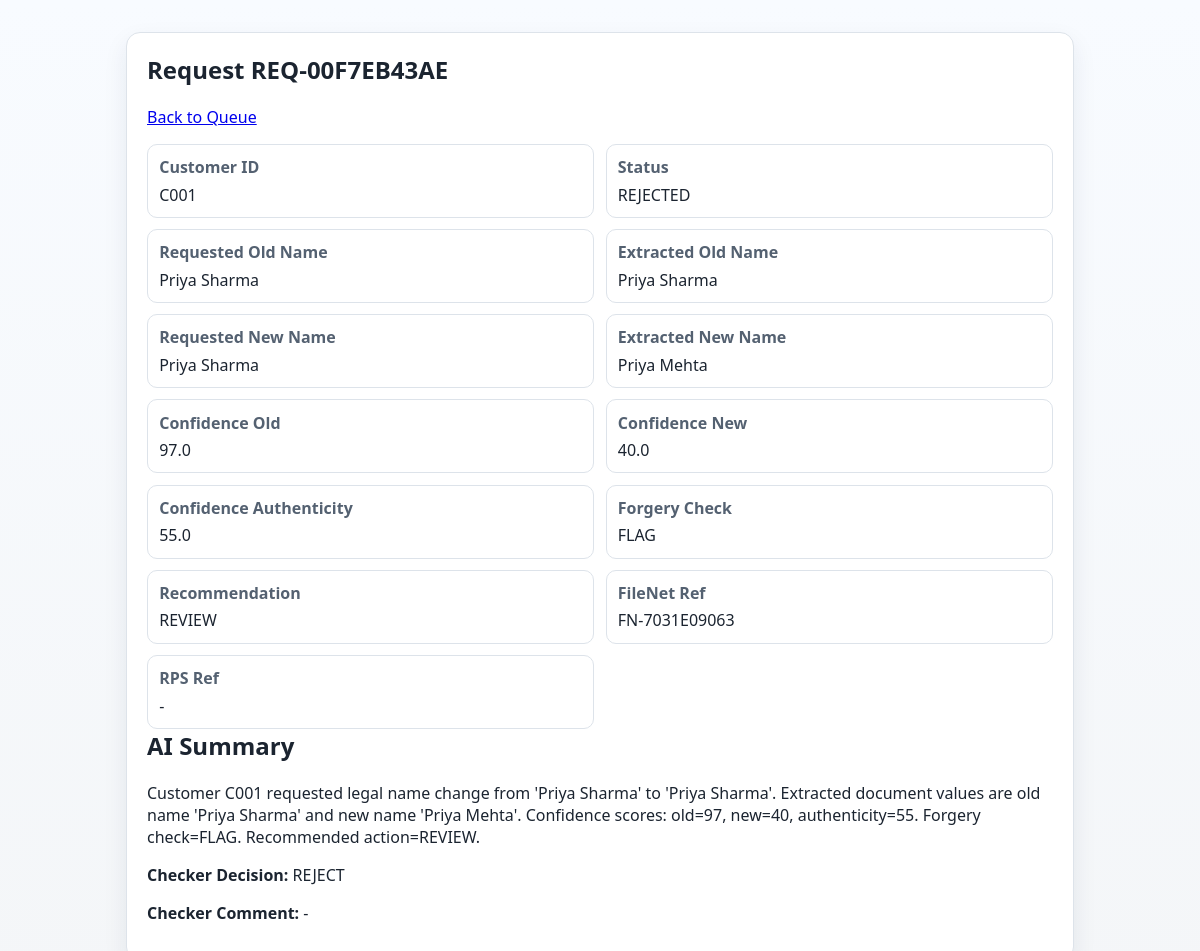
Page /checker/REQ-00F7EB43AE on the committed database.
### app/core/models.py (models this page shows)
class PendingRequest(Base):
    __tablename__ = "pending_requests"
    id = Column(Integer, primary_key=True, index=True)
    request_id = Column(String(32), unique=True, index=True, nullable=False)
    correlation_id = Column(String(32), index=True, nullable=False)
    customer_id = Column(String(64), nullable=False)
    change_type = Column(String(32), default="LEGAL_NAME_CHANGE", nullable=False)
    old_name_requested = Column(String(256), nullable=False)
    new_name_requested = Column(String(256), nullable=False)
    old_name_extracted = Column(String(256), nullable=True)
    new_name_extracted = Column(String(256), nullable=True)
    confidence_old_name = Column(Float, nullable=True)
    confidence_new_name = Column(Float, nullable=True)
    confidence_authenticity = Column(Float, nullable=True)
    forgery_check = Column(String(16), nullable=True)
    recommended_action = Column(String(16), nullable=True)
    ai_summary = Column(Text, nullable=True)
    overall_status = Column(String(64), nullable=False)
    filenet_reference_id = Column(String(64), nullable=True)
    checker_decision = Column(String(16), nullable=True)
    checker_comment = Column(Text, nullable=True)
    rps_write_reference = Column(String(64), nullable=True)
    created_at = Column(DateTime(timezone=True), server_default=func.now(), nullable=False)
    updated_at = Column(
        DateTime(timezone=True), server_default=func.now(), onupdate=func.now(), nullable=False
    )

### app/main.py (the view)
@app.get("/checker/{request_id}")
def checker_detail(request_id: str, request: Request, db: Session = Depends(get_db)):
    record = db.query(PendingRequest).filter(PendingRequest.request_id == request_id).first()
    if not record:
        raise HTTPException(status_code=404, detail="Request not found")
    return templates.TemplateResponse(
        "checker_detail.html",
        {
            "request": request,
            "record": record,
        },
    )

### app/templates/checker_detail.html (shortened to what this page needs)
<!doctype html>
<html lang="en">
<head>
  <link rel="stylesheet" href="/static/styles.css" />
</head>
<body>
  <main class="container">
    <section class="panel">
      <h1>Request {{ record.request_id }}</h1>
      <p><a href="/checker">Back to Queue</a></p>
      <div class="card-grid">
        <div class="card"><strong>Customer ID</strong><span>{{ record.customer_id }}</span></div>
        <div class="card"><strong>Status</strong><span>{{ record.overall_status }}</span></div>
        <div class="card"><strong>Requested Old Name</strong><span>{{ record.old_name_requested }}</span></div>
        <div class="card"><strong>Extracted Old Name</strong><span>{{ record.old_name_extracted }}</span></div>
        <div class="card"><strong>Requested New Name</strong><span>{{ record.new_name_requested }}</span></div>
        <div class="card"><strong>Extracted New Name</strong><span>{{ record.new_name_extracted }}</span></div>
        <div class="card"><strong>Confidence Old</strong><span>{{ record.confidence_old_name }}</span></div>
        <div class="card"><strong>Confidence New</strong><span>{{ record.confidence_new_name }}</span></div>
        <div class="card"><strong>Confidence Authenticity</strong><span>{{ record.confidence_authenticity }}</span></div>
        <div class="card"><strong>Forgery Check</strong><span>{{ record.forgery_check }}</span></div>
        <div class="card"><strong>Recommendation</strong><span>{{ record.recommended_action }}</span></div>
        <div class="card"><strong>FileNet Ref</strong><span>{{ record.filenet_reference_id or '-' }}</span></div>
        <div class="card"><strong>RPS Ref</strong><span>{{ record.rps_write_reference or '-' }}</span></div>
      </div>
      <h2>AI Summary</h2>
      <p>{{ record.ai_summary }}</p>
      {% if record.overall_status == "AI_VERIFIED_PENDING_HUMAN" %}
      <form action="/checker/{{ record.request_id }}/decision" method="post" class="decision-form">
        <label>
          Checker Comment (Optional)
          <textarea name="comment" rows="3"></textarea>
        </label>
        <div class="actions">
          <button type="submit" name="decision" value="APPROVE" class="approve">Approve</button>
          <button type="submit" name="decision" value="REJECT" class="reject">Reject</button>
        </div>
      </form>
      {% else %}
      <p><strong>Checker Decision:</strong> {{ record.checker_decision }}</p>
      <p><strong>Checker Comment:</strong> {{ record.checker_comment or '-' }}</p>
      {% endif %}
    </section>
  </main>
</body>
</html>

### app/static/styles.css (style rules this page uses)
:root { --bg: #f4f6f8; --panel: #ffffff; --text: #1b2430; --muted: #546171; --accent: #0b5cff; --ok: #0a8f45; --bad: #b42318; --border: #dde3ea; }
* { box-sizing: border-box; }
body { margin: 0; font-family: "Segoe UI", Tahoma, Geneva, Verdana, sans-serif; background: linear-gradient(180deg, #f8fbff 0%, var(--bg) 100%); color: var(--text); }
.container { max-width: 980px; margin: 2rem auto; padding: 0 1rem; }
.panel { background: var(--panel); border: 1px solid var(--border); border-radius: 14px; padding: 1.25rem; box-shadow: 0 10px 24px rgba(12, 41, 77, 0.08); }
h1, h2 { margin-top: 0; }
.card-grid { display: grid; grid-template-columns: repeat(2, minmax(0, 1fr)); gap: 0.7rem; }
.card { border: 1px solid var(--border); border-radius: 10px; padding: 0.7rem; display: flex; flex-direction: column; gap: 0.35rem; }
.card strong { color: var(--muted); }

### rows in the picture
PendingRequest: request_id "REQ-00F7EB43AE", customer_id "C001", overall_status "REJECTED", old_name_requested "Priya Sharma", old_name_extracted "Priya Sharma", new_name_requested "Priya Sharma", new_name_extracted "Priya Mehta", confidence_old_name "97.0", confidence_new_name "40.0", confidence_authenticity "55.0", forgery_check "FLAG", recommended_action "REVIEW", filenet_reference "FN-7031E09063", rps_write_reference "-", ai_summary "Customer C001 requested legal name change from 'Priya Sharma' to 'Priya Sharma'. Extracted document values are old name 'Priya Sharma' and new name 'Priya Mehta'. Confidence scores: old=97, new=40, authenticity=55. Forgery check=FLAG. Recommended action=REVIEW.", checker_decision "REJECT", checker_comment "-"
